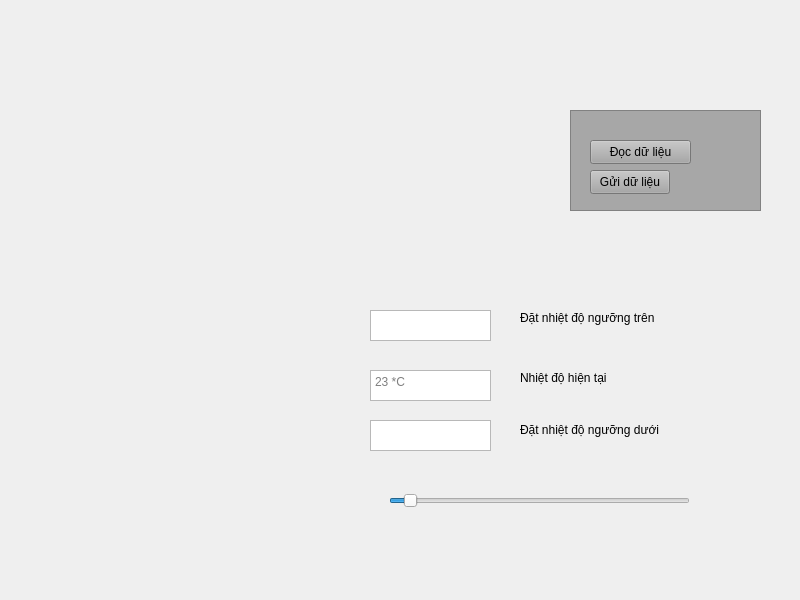
<?xml version="1.0" encoding="UTF-8"?>
<ui version="4.0">
 <class>Widget</class>
 <widget class="QWidget" name="Widget">
  <property name="geometry">
   <rect>
    <x>0</x>
    <y>0</y>
    <width>800</width>
    <height>600</height>
   </rect>
  </property>
  <property name="windowTitle">
   <string>Widget</string>
  </property>
  <widget class="QLabel" name="label_2">
   <property name="geometry">
    <rect>
     <x>520</x>
     <y>370</y>
     <width>171</width>
     <height>16</height>
    </rect>
   </property>
   <property name="text">
    <string>Nhiệt độ hiện tại</string>
   </property>
  </widget>
  <widget class="QLabel" name="label_3">
   <property name="geometry">
    <rect>
     <x>520</x>
     <y>410</y>
     <width>231</width>
     <height>41</height>
    </rect>
   </property>
   <property name="text">
    <string>&lt;html&gt;&lt;head/&gt;&lt;body&gt;&lt;p&gt;Đặt nhiệt độ ngưỡng dưới&lt;/p&gt;&lt;/body&gt;&lt;/html&gt;</string>
   </property>
  </widget>
  <widget class="QLabel" name="label_4">
   <property name="geometry">
    <rect>
     <x>80</x>
     <y>120</y>
     <width>241</width>
     <height>391</height>
    </rect>
   </property>
   <property name="text">
    <string/>
   </property>
   <property name="pixmap">
    <pixmap>../../QT_Temperature/TEST_QT/TEST_QT/nhiet ke.jpg</pixmap>
   </property>
   <property name="alignment">
    <set>Qt::AlignCenter</set>
   </property>
  </widget>
  <widget class="QTextEdit" name="tbxHighTemperature">
   <property name="geometry">
    <rect>
     <x>370</x>
     <y>310</y>
     <width>121</width>
     <height>31</height>
    </rect>
   </property>
   <property name="inputMethodHints">
    <set>Qt::ImhMultiLine</set>
   </property>
   <property name="placeholderText">
    <string/>
   </property>
  </widget>
  <widget class="QLabel" name="label">
   <property name="geometry">
    <rect>
     <x>520</x>
     <y>310</y>
     <width>171</width>
     <height>16</height>
    </rect>
   </property>
   <property name="text">
    <string>Đặt nhiệt độ ngưỡng trên</string>
   </property>
  </widget>
  <widget class="QTextEdit" name="tbxLowTemperature">
   <property name="geometry">
    <rect>
     <x>370</x>
     <y>420</y>
     <width>121</width>
     <height>31</height>
    </rect>
   </property>
   <property name="placeholderText">
    <string/>
   </property>
  </widget>
  <widget class="QTextEdit" name="tbxNowTemperature">
   <property name="enabled">
    <bool>true</bool>
   </property>
   <property name="geometry">
    <rect>
     <x>370</x>
     <y>370</y>
     <width>121</width>
     <height>31</height>
    </rect>
   </property>
   <property name="readOnly">
    <bool>true</bool>
   </property>
   <property name="placeholderText">
    <string>23 *C</string>
   </property>
  </widget>
  <widget class="QFrame" name="frame">
   <property name="geometry">
    <rect>
     <x>570</x>
     <y>110</y>
     <width>191</width>
     <height>101</height>
    </rect>
   </property>
   <property name="palette">
    <palette>
     <active>
      <colorrole role="Base">
       <brush brushstyle="SolidPattern">
        <color alpha="255">
         <red>167</red>
         <green>167</green>
         <blue>167</blue>
        </color>
       </brush>
      </colorrole>
      <colorrole role="Window">
       <brush brushstyle="SolidPattern">
        <color alpha="255">
         <red>167</red>
         <green>167</green>
         <blue>167</blue>
        </color>
       </brush>
      </colorrole>
     </active>
     <inactive>
      <colorrole role="Base">
       <brush brushstyle="SolidPattern">
        <color alpha="255">
         <red>167</red>
         <green>167</green>
         <blue>167</blue>
        </color>
       </brush>
      </colorrole>
      <colorrole role="Window">
       <brush brushstyle="SolidPattern">
        <color alpha="255">
         <red>167</red>
         <green>167</green>
         <blue>167</blue>
        </color>
       </brush>
      </colorrole>
     </inactive>
     <disabled>
      <colorrole role="Base">
       <brush brushstyle="SolidPattern">
        <color alpha="255">
         <red>167</red>
         <green>167</green>
         <blue>167</blue>
        </color>
       </brush>
      </colorrole>
      <colorrole role="Window">
       <brush brushstyle="SolidPattern">
        <color alpha="255">
         <red>167</red>
         <green>167</green>
         <blue>167</blue>
        </color>
       </brush>
      </colorrole>
     </disabled>
    </palette>
   </property>
   <property name="tabletTracking">
    <bool>false</bool>
   </property>
   <property name="autoFillBackground">
    <bool>false</bool>
   </property>
   <property name="styleSheet">
    <string notr="true">background-color: rgb(255, 255, 127);
background-color: rgb(167, 167, 167);</string>
   </property>
   <property name="frameShape">
    <enum>QFrame::StyledPanel</enum>
   </property>
   <property name="frameShadow">
    <enum>QFrame::Raised</enum>
   </property>
   <widget class="QPushButton" name="btnReadData">
    <property name="geometry">
     <rect>
      <x>20</x>
      <y>30</y>
      <width>101</width>
      <height>24</height>
     </rect>
    </property>
    <property name="text">
     <string>Đọc dữ liệu</string>
    </property>
    <property name="autoDefault">
     <bool>false</bool>
    </property>
   </widget>
   <widget class="QPushButton" name="btnSetting">
    <property name="geometry">
     <rect>
      <x>20</x>
      <y>60</y>
      <width>80</width>
      <height>24</height>
     </rect>
    </property>
    <property name="text">
     <string>Gửi dữ liệu</string>
    </property>
   </widget>
  </widget>
  <widget class="QSlider" name="hzsSpeedFan">
   <property name="geometry">
    <rect>
     <x>389</x>
     <y>490</y>
     <width>301</width>
     <height>22</height>
    </rect>
   </property>
   <property name="value">
    <number>5</number>
   </property>
   <property name="orientation">
    <enum>Qt::Horizontal</enum>
   </property>
  </widget>
 </widget>
 <resources/>
 <connections/>
</ui>
